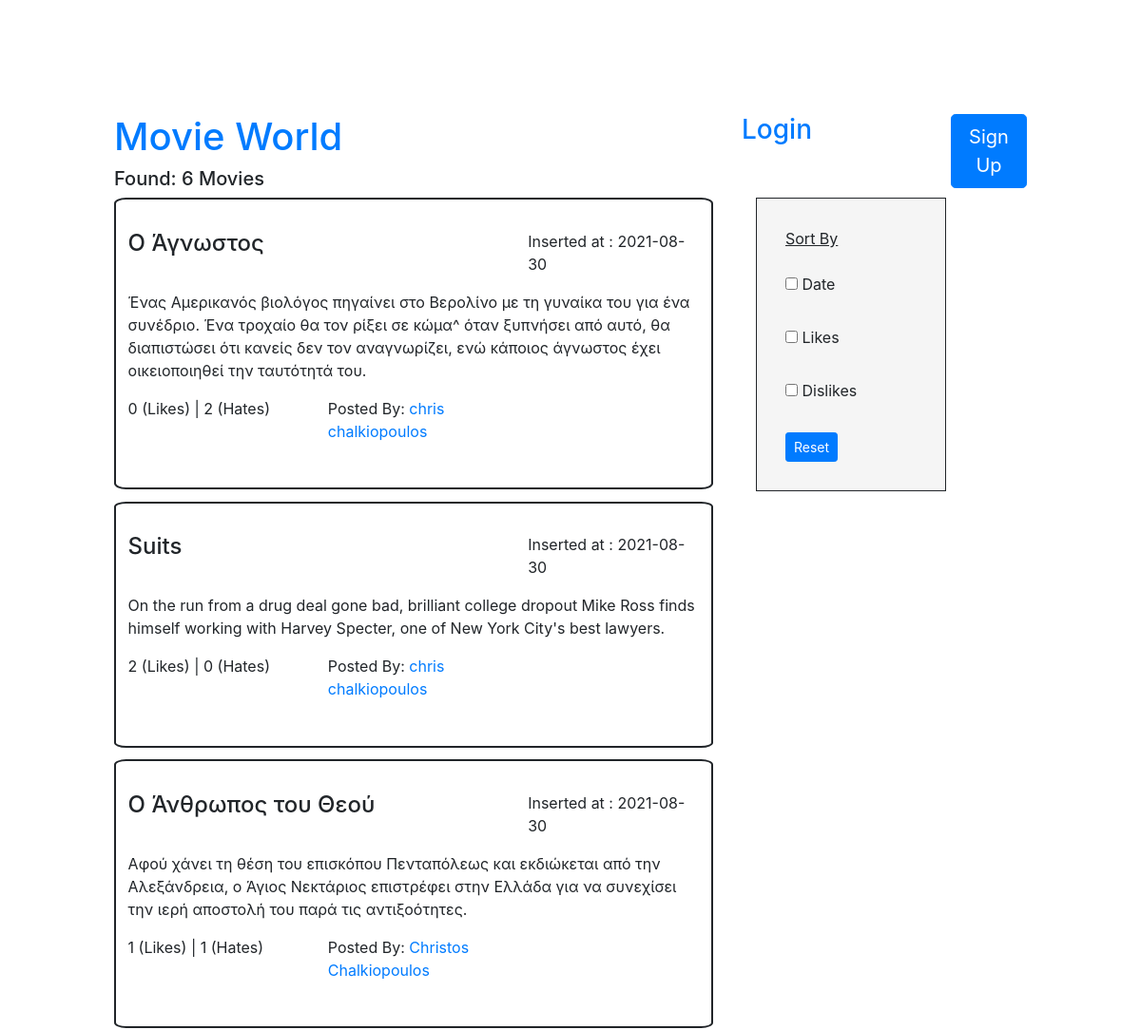
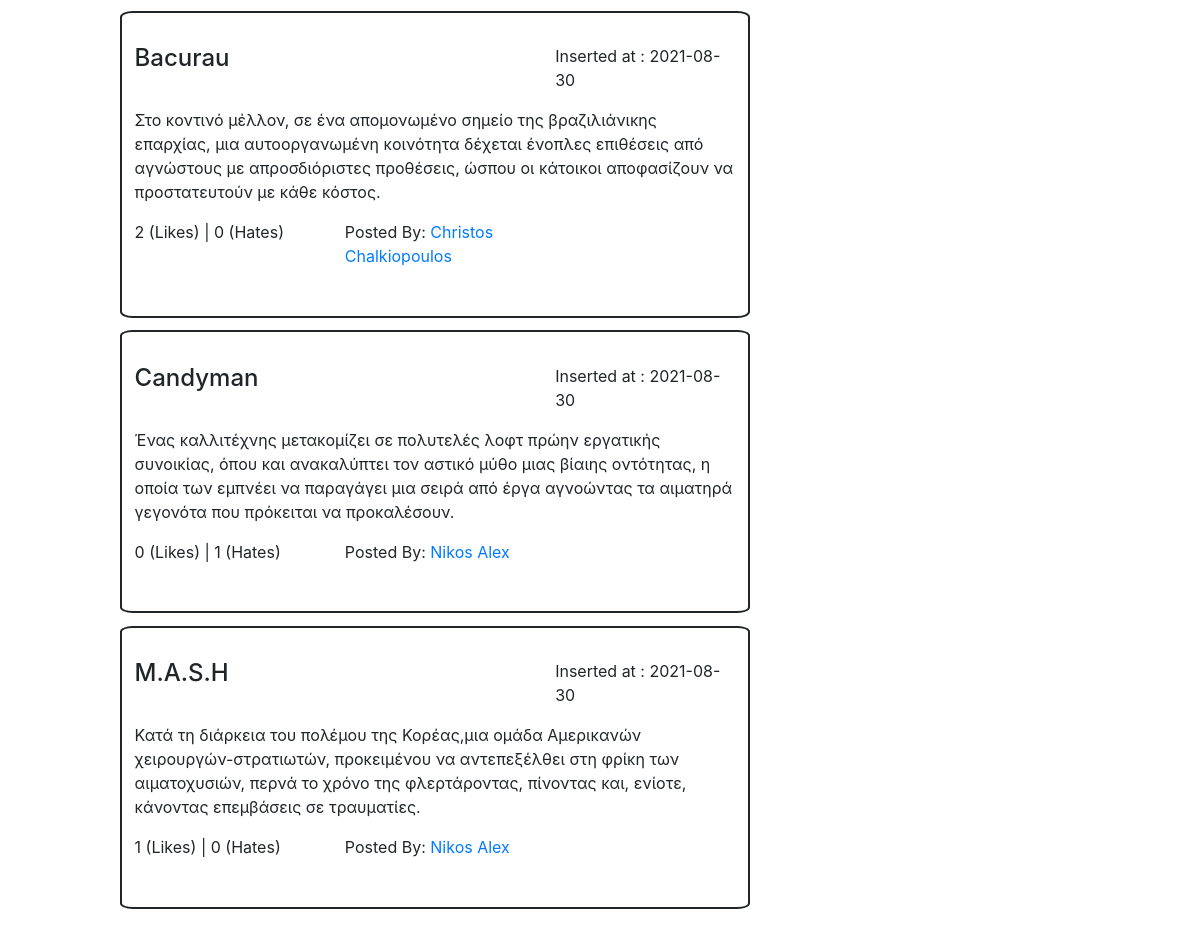
The page / on the database its author committed (2 pictures, top to bottom).
### tables this page shows
CREATE TABLE `movies` (
  `movie_id` int(10) NOT NULL,
  `movie_title` varchar(255) NOT NULL,
  `movie_description` varchar(255) NOT NULL,
  `movie_upload_date` date NOT NULL,
  `movie_user_id` int(10) NOT NULL,
  `movie_likes` int(10) NOT NULL,
  `movie_hates` int(10) NOT NULL
);

CREATE TABLE `users` (
  `user_id` int(10) NOT NULL,
  `user_name` varchar(255) NOT NULL,
  `user_surname` varchar(255) NOT NULL,
  `user_email` varchar(255) NOT NULL,
  `user_password` varchar(255) NOT NULL
);

### index.php (the view, shortened to what this page needs)
<?php
include "up.php";
?>
<div class="header">
   <div class="row">
     <div class="col-md-8">
	<h1><a href="index.php">Movie World</a></h1>
	   <?php
	     $query = "SELECT movie_id FROM movies ORDER BY movie_id";
	     $query_run = mysqli_query($conn, $query);
	     $row1 = mysqli_num_rows($query_run);
	     echo '<h5> Found: '.$row1.' Movies</h5>';
            ?>
       </div>
       <div class="col-md-4">
       	  <div class="row">
	     	<div class="col-md-8">
		<?php
			   $getMovies="SELECT * from movies";
			   $getMoviesResult=mysqli_query($conn,$getMovies);
			while($movieRows=mysqli_fetch_array($getMoviesResult))
			{
			   $movieUserId=$movieRows['movie_user_id'];
			   $getMovieUser="SELECT user_id, user_name , user_surname FROM users WHERE user_id= $movieUserId;";
			   $getMovieUserResult=mysqli_query($conn,$getMovieUser);
			   $userRows=mysqli_fetch_array($getMovieUserResult);
			   $userFirstName=$userRows['user_name'];
			   $userLastName=$userRows['user_surname'];
			   $userFullName=$userFirstName.' '. $userLastName;
		}
				if (isset ($_SESSION['logged_in']))
				{
					$loggedUserId=$_SESSION['id'];
					$getLoggedUser="SELECT * FROM users WHERE user_id= $loggedUserId;";
					$LoggedUserResult=mysqli_query($conn,$getLoggedUser);
					$LoggedUserRow=mysqli_fetch_array($LoggedUserResult);
					$logginUserFirstName=$LoggedUserRow['user_name'];
					$logginUserLastName=$LoggedUserRow['user_surname'];
					$logginUserFullName	=$logginUserFirstName.' '.$logginUserLastName;
				  echo '<br>Welcome Back:<a href="user_movies.php?movieSelectedUserId='.$loggedUserId.'"> '.$logginUserFullName.'</a>';
				}
				else
				{
				  echo'<h3> <a href="login.php">Login</a><h3>';
				}
				?>
		</div>
		<div class="col-md-4">
		<?php
		if (isset ($_SESSION['logged_in']))
		{
		  echo'<h2><a href="logout.php">Logout</a> <h2>';
		}
		else
		{
		  echo'<button type="button" class="btn btn-primary btn-lg" ><a style= "color:#fff;" href="signupview.php">Sign Up</a></button>';
		}
		?>
		</div>
       	  </div>
       </div>
   </div>
<div class="row">
   <div class="col-md-8" id="movie-box-1">
	<?php
	$getMovies="SELECT * from movies ;";
	$getMoviesResult=mysqli_query($conn,$getMovies);
	while($movieRows=mysqli_fetch_array($getMoviesResult))
	{
	   $movieTitle =$movieRows['movie_title'] ;
	   $movieDescription=$movieRows['movie_description'] ;
	   $movieUserId=$movieRows['movie_user_id'];
	   $insertDate=$movieRows['movie_upload_date'] ;
	   $movieLikes=$movieRows['movie_likes'];
	   $movieHates=$movieRows['movie_hates'];
	   $getMovieUser="SELECT user_id, user_name , user_surname FROM users WHERE user_id= $movieUserId;";
	   $getMovieUserResult=mysqli_query($conn,$getMovieUser);
	   $userRows=mysqli_fetch_array($getMovieUserResult);
	   $userId=$userRows['user_id'];
	   $userFirstName=$userRows['user_name'];
	   $userLastName=$userRows['user_surname'];
?>
<?php
	    if (isset ($_SESSION['logged_in']))
	    {
		if($userId == $_SESSION['id'])
		{
		  $userFullName='You';
		}
		else
		{
		  $userFullName=$userFirstName.' '. $userLastName ;
		}
	    }
	    else
	    {
		$userFullName=$userFirstName.' '. $userLastName ;
	    }
	    echo'
	   <div class="movie-box">
	      <div class="row">
	         <div class="col-md-8">
		    <h4> '.$movieTitle.' </h4>
	         </div>
		 <div class="col-md-4">
		    <p> Inserted at : '.$insertDate.' </p>
		 </div>
	      </div>
	         <div class="movie-description">
	            <p> '.$movieDescription.' </p>
	         </div>
	      <div class="row">
		  <div class="col-md-4">
		      <span> '.$movieLikes.' (Likes) </span>|<span> '.$movieHates.' (Hates)</span>
	          </div>';
			echo'
			<div class="col-md-4">
				<p>Posted By:<a href="user_movies.php?movieSelectedUserId='.$movieUserId.'"> '.$userFullName.' </a></p>
			</div>
		</div>
	     </div> ';
	}  ?>
      </div>
     <div class="col-md-4">
	  <div class="filter-box">
		<u>Sort By</u><br><br>
	     <input type="checkbox" id="date1" name="date-box" value="Date">
	      <label for="date1"> Date</label><br><br>
	     <input type="checkbox" id="likes1" name="like-box" value="Likes">
	      <label for="likes1"> Likes</label><br><br>
	     <input type="checkbox" id="hates1" name="hate-box" value="Dislikes">
		<label for="dislikes1"> Dislikes</label><br><br>
		<a href="index.php"><button type="submit" class="btn btn-primary btn-sm">Reset</button></a>
	   </div>
	</div>
</div>
</div>

### up.php (shortened to what this page needs)
<html>
<head>
  <link rel="stylesheet" href="https://stackpath.bootstrapcdn.com/bootstrap/4.3.1/css/bootstrap.min.css">
  <link rel="stylesheet" href="https://cdnjs.cloudflare.com/ajax/libs/font-awesome/4.7.0/css/font-awesome.min.css" />
  <link rel="stylesheet" href="css/style.css">
</head>
<body>

### css/style.css (style rules this page uses)
body { padding: 10%; }
.movie-box { border:2px solid; padding:5% 2%; border-radius:2%; margin-bottom: 2%; }
.filter-box { border:1px solid; background-color:#f5f5f5; padding:10%; margin-left:5%; width: 200px; }

### rows shown on the page
movies: movie_title "Ο Άγνωστος", movie_upload_date "2021-08-30", movie_description "Ένας Αμερικανός βιολόγος πηγαίνει στο Βερολίνο με τη γυναίκα του για ένα συνέδριο. Ένα τροχαίο θα τον ρίξει σε κώμα^ όταν ξυπνήσει από αυτό, θα διαπιστώσει ότι κανείς δεν τον αναγνωρίζει, ενώ κάποιος άγνωστος έχει οικειοποιηθεί την ταυτότητά του.", movie_likes "0", movie_hates "2", movie_user.user_surname "chris chalkiopoulos"
movies: movie_title "Suits", movie_upload_date "2021-08-30", movie_description "On the run from a drug deal gone bad, brilliant college dropout Mike Ross finds himself working with Harvey Specter, one of New York City's best lawyers.", movie_likes "2", movie_hates "0", movie_user.user_surname "chris chalkiopoulos"
movies: movie_title "Ο Άνθρωπος του Θεού", movie_upload_date "2021-08-30", movie_description "Αφού χάνει τη θέση του επισκόπου Πενταπόλεως και εκδιώκεται από την Αλεξάνδρεια, ο Άγιος Νεκτάριος επιστρέφει στην Ελλάδα για να συνεχίσει την ιερή αποστολή του παρά τις αντιξοότητες.", movie_likes "1", movie_hates "1", movie_user.user_surname "Christos Chalkiopoulos"
movies: movie_title "Bacurau", movie_upload_date "2021-08-30", movie_description "Στο κοντινό μέλλον, σε ένα απομονωμένο σημείο της βραζιλιάνικης επαρχίας, μια αυτοοργανωμένη κοινότητα δέχεται ένοπλες επιθέσεις από αγνώστους με απροσδιόριστες προθέσεις, ώσπου οι κάτοικοι αποφασίζουν να προστατευτούν με κάθε κόστος.", movie_likes "2", movie_hates "0", movie_user.user_surname "Christos Chalkiopoulos"
movies: movie_title "Candyman", movie_upload_date "2021-08-30", movie_description "Ένας καλλιτέχνης μετακομίζει σε πολυτελές λοφτ πρώην εργατικής συνοικίας, όπου και ανακαλύπτει τον αστικό μύθο μιας βίαιης οντότητας, η οποία των εμπνέει να παραγάγει μια σειρά από έργα αγνοώντας τα αιματηρά γεγονότα που πρόκειται να προκαλέσουν.", movie_likes "0", movie_hates "1", movie_user.user_surname "Nikos Alex"
movies: movie_title "M.A.S.H", movie_upload_date "2021-08-30", movie_description "Κατά τη διάρκεια του πολέμου της Κορέας,μια ομάδα Αμερικανών χειρουργών-στρατιωτών, προκειμένου να αντεπεξέλθει στη φρίκη των αιματοχυσιών, περνά το χρόνο της φλερτάροντας, πίνοντας και, ενίοτε, κάνοντας επεμβάσεις σε τραυματίες.", movie_likes "1", movie_hates "0", movie_user.user_surname "Nikos Alex"

### other values the page prints
$row1 "6"
